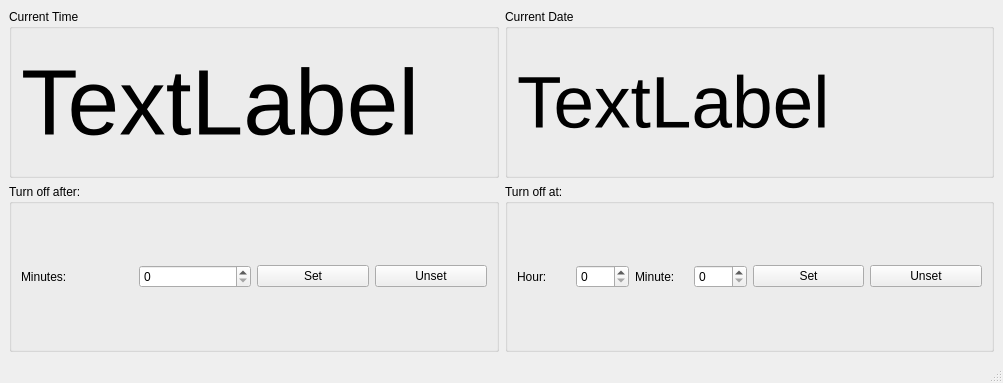
<?xml version="1.0" encoding="UTF-8"?>
<ui version="4.0">
 <class>MainWindow</class>
 <widget class="QMainWindow" name="MainWindow">
  <property name="geometry">
   <rect>
    <x>0</x>
    <y>0</y>
    <width>1003</width>
    <height>383</height>
   </rect>
  </property>
  <property name="windowTitle">
   <string>Auto Shutdown</string>
  </property>
  <widget class="QWidget" name="centralwidget">
   <layout class="QVBoxLayout" name="verticalLayout">
    <item>
     <layout class="QHBoxLayout" name="horizontalLayout_9">
      <item>
       <widget class="QGroupBox" name="groupBox">
        <property name="title">
         <string>Current Time</string>
        </property>
        <layout class="QHBoxLayout" name="horizontalLayout">
         <item>
          <widget class="QLabel" name="lbCurrentTime">
           <property name="font">
            <font>
             <pointsize>70</pointsize>
            </font>
           </property>
           <property name="text">
            <string>TextLabel</string>
           </property>
          </widget>
         </item>
        </layout>
       </widget>
      </item>
      <item>
       <widget class="QGroupBox" name="groupBox_2">
        <property name="title">
         <string>Current Date</string>
        </property>
        <layout class="QHBoxLayout" name="horizontalLayout_2">
         <item>
          <widget class="QLabel" name="lbCurrentDate">
           <property name="font">
            <font>
             <pointsize>55</pointsize>
            </font>
           </property>
           <property name="text">
            <string>TextLabel</string>
           </property>
          </widget>
         </item>
        </layout>
       </widget>
      </item>
     </layout>
    </item>
    <item>
     <layout class="QHBoxLayout" name="horizontalLayout_8">
      <item>
       <widget class="QGroupBox" name="groupBox_3">
        <property name="title">
         <string>Turn off after:</string>
        </property>
        <layout class="QHBoxLayout" name="horizontalLayout_3">
         <item>
          <widget class="QLabel" name="lbMinute">
           <property name="text">
            <string>Minutes:</string>
           </property>
          </widget>
         </item>
         <item>
          <widget class="QSpinBox" name="sbTurnOffMinutes">
           <property name="maximum">
            <number>99999999</number>
           </property>
          </widget>
         </item>
         <item>
          <widget class="QPushButton" name="btnSetTurnOffMinutes">
           <property name="text">
            <string>Set</string>
           </property>
          </widget>
         </item>
         <item>
          <widget class="QPushButton" name="btnUnsetTurnOffMinutes">
           <property name="text">
            <string>Unset</string>
           </property>
          </widget>
         </item>
        </layout>
       </widget>
      </item>
      <item>
       <widget class="QGroupBox" name="groupBox_4">
        <property name="title">
         <string>Turn off at:</string>
        </property>
        <layout class="QHBoxLayout" name="horizontalLayout_7">
         <item>
          <layout class="QHBoxLayout" name="horizontalLayout_6">
           <item>
            <widget class="QLabel" name="label_3">
             <property name="text">
              <string>Hour:</string>
             </property>
            </widget>
           </item>
           <item>
            <widget class="QSpinBox" name="sbHour">
             <property name="maximum">
              <number>23</number>
             </property>
            </widget>
           </item>
          </layout>
         </item>
         <item>
          <layout class="QHBoxLayout" name="horizontalLayout_5">
           <item>
            <widget class="QLabel" name="label_2">
             <property name="text">
              <string>Minute:</string>
             </property>
            </widget>
           </item>
           <item>
            <widget class="QSpinBox" name="sbMinute">
             <property name="maximum">
              <number>59</number>
             </property>
            </widget>
           </item>
          </layout>
         </item>
         <item>
          <widget class="QPushButton" name="btnSetTurnOffAt">
           <property name="text">
            <string>Set</string>
           </property>
          </widget>
         </item>
         <item>
          <widget class="QPushButton" name="btnUnsetTurnOffAt">
           <property name="text">
            <string>Unset</string>
           </property>
          </widget>
         </item>
        </layout>
       </widget>
      </item>
     </layout>
    </item>
   </layout>
  </widget>
  <widget class="QMenuBar" name="menubar">
   <property name="geometry">
    <rect>
     <x>0</x>
     <y>0</y>
     <width>1003</width>
     <height>26</height>
    </rect>
   </property>
  </widget>
  <widget class="QStatusBar" name="statusbar"/>
 </widget>
 <resources/>
 <connections/>
</ui>
